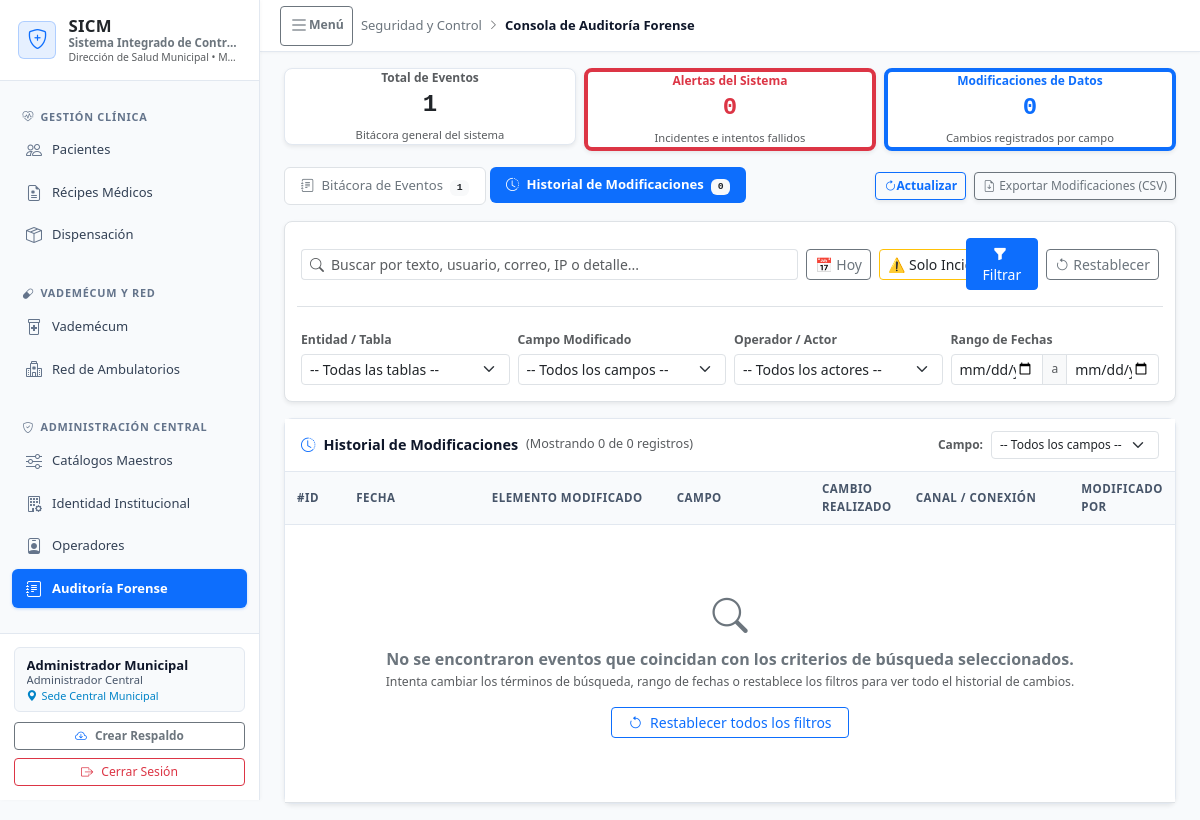
The app's page /index.php?tab=auditoria&subtab=deltas (signed in) with its own data.
### tables this page shows
CREATE TABLE IF NOT EXISTS configuracion_institucional (
    id INT PRIMARY KEY DEFAULT 1,
    nombre_sistema VARCHAR(120) NOT NULL DEFAULT 'Sistema Integrado de Control de Medicamentos',
    siglas_sistema VARCHAR(20) NOT NULL DEFAULT 'SICM',
    ente_rector VARCHAR(150) NOT NULL DEFAULT 'Red de Salud Municipal',
    municipio VARCHAR(100) NOT NULL DEFAULT 'Municipio Autónomo',
    logotipo_ruta VARCHAR(255) NULL,
    dias_alerta_fefo INT NOT NULL DEFAULT 60 COMMENT 'Días previos a caducidad para semáforo crítico/alerta',
    updated_at DATETIME NOT NULL DEFAULT CURRENT_TIMESTAMP ON UPDATE CURRENT_TIMESTAMP,
    CONSTRAINT chk_solo_una_fila CHECK (id = 1)
);

CREATE TABLE usuarios (
    id INT AUTO_INCREMENT PRIMARY KEY,
    nombre VARCHAR(80) NOT NULL,
    email VARCHAR(120) NOT NULL UNIQUE,
    password_hash VARCHAR(255) NOT NULL COMMENT 'Hash criptográfico Bcrypt o SHA-256',
    rol_id INT NOT NULL,
    centro_salud_id INT NULL COMMENT 'NULL si es Administrador Central',
    activo TINYINT(1) NOT NULL DEFAULT 1 COMMENT 'Soft delete',
    created_at DATETIME NOT NULL DEFAULT CURRENT_TIMESTAMP,
    updated_at DATETIME NOT NULL DEFAULT CURRENT_TIMESTAMP ON UPDATE CURRENT_TIMESTAMP,
    CONSTRAINT fk_usuarios_rol FOREIGN KEY (rol_id) REFERENCES roles(id),
    CONSTRAINT fk_usuarios_centro FOREIGN KEY (centro_salud_id) REFERENCES centros_salud(id),
    CONSTRAINT chk_usuario_email_formato CHECK (email REGEXP '^[A-Za-z0-9._%+-]+@[A-Za-z0-9.-]+[.][A-Za-z]{2,}$')
);

CREATE TABLE roles (
    id INT AUTO_INCREMENT PRIMARY KEY,
    nombre VARCHAR(50) NOT NULL UNIQUE COMMENT 'Ej: rol_admin, rol_farmaceuta, rol_auditor',
    es_personalizado TINYINT(1) NOT NULL DEFAULT 0 COMMENT '0 = Rol base de sistema, 1 = Rol dinámico parametrizable',
    descripcion VARCHAR(255) NULL,
    created_at DATETIME NOT NULL DEFAULT CURRENT_TIMESTAMP,
    updated_at DATETIME NOT NULL DEFAULT CURRENT_TIMESTAMP ON UPDATE CURRENT_TIMESTAMP
);

### src/views/tabs/tab_auditoria.php (the view, shortened to what the rows shown need)
<?php
$subtabActiva = $_GET['subtab'] ?? 'eventos';
try {
    $usuariosListaAuditoria = $pdo->query("
        SELECT u.id, u.nombre, u.email, r.nombre AS rol_nombre
        FROM usuarios u
        JOIN roles r ON r.id = u.rol_id
        WHERE u.activo = 1
        ORDER BY u.nombre ASC
    ")->fetchAll(PDO::FETCH_ASSOC);
} catch (Throwable $e) {
    $usuariosListaAuditoria = [];
}
?>
<?php
$subtabFile = __DIR__ . "/auditoria/subtab_{$subtabActiva}.php";
if (file_exists($subtabFile)) {
    require $subtabFile;
} else {
    echo '<div class="alert alert-danger py-2 px-3 small">Subpestaña de auditoría no encontrada.</div>';
}
?>

### src/views/layout/sidebar.php (shortened to what the rows shown need)
<aside class="sicm-sidebar offcanvas-lg offcanvas-start" id="sidebarMenu" tabindex="-1"
            aria-labelledby="sidebarMenuLabel">
            <div class="sicm-sidebar-header d-flex align-items-center justify-content-between">
                <a href="index.php" class="sicm-sidebar-brand flex-grow-1" style="min-width: 0;">
                    <div class="d-flex flex-column text-truncate" style="min-width: 0;">
                        <span class="brand-title fw-bold text-dark text-truncate"
                            style="font-size: 1.05rem; line-height: 1.2; letter-spacing: 0.02em;">
                            <?= htmlspecialchars($configInst['siglas_sistema']) ?>
                        </span>
                        <span class="text-secondary fw-semibold text-truncate" style="font-size: 0.72rem; line-height: 1.25;"
                            title="<?= htmlspecialchars($configInst['nombre_sistema']) ?>">
                            <?= htmlspecialchars($configInst['nombre_sistema']) ?>
                        </span>
                        <span class="text-muted text-truncate" style="font-size: 0.65rem; line-height: 1.25;"
                            title="<?= htmlspecialchars($configInst['ente_rector']) ?> • <?= htmlspecialchars($configInst['municipio']) ?>">
                            <?= htmlspecialchars($configInst['ente_rector']) ?> &bull; <?= htmlspecialchars($configInst['municipio']) ?>
                        </span>
                    </div>
                </a>
            </div>
            <div class="sicm-sidebar-footer">
                <?php
                $rolNombreKey = (string)($usuario['rol_nombre'] ?? '');
                $rolLabel = match ($rolNombreKey) {
                    'rol_admin' => 'Administrador Central',
                    'rol_farmaceuta' => 'Farmacéutico Operador',
                    'rol_auditor' => 'Auditor Sanitario',
                    default => ucwords(str_replace(['rol_', '_'], ['', ' '], $rolNombreKey ?: 'Operador'))
                };
                ?>
                <div class="sidebar-user-card">
                    <div class="user-name text-truncate"><?= htmlspecialchars($usuario['nombre']) ?></div>
                    <div class="user-role text-truncate"><?= htmlspecialchars($rolLabel) ?></div>
                    <div class="user-center text-truncate">
                        <i
                            class="bi bi-geo-alt-fill me-1"></i><?= htmlspecialchars($puedeVerTodaLaRed ? 'Sede Central Municipal' : ($usuario['centro_nombre'] ?? 'Red Municipal')) ?>
                    </div>
                </div>
            </div>
        </aside>

### records on screen
configuracion_institucional: siglas_sistema "SICM", nombre_sistema "Sistema Integrado de Contr…", ente_rector "Dirección de Salud Municipal", municipio "M…"
usuarios: activo+nombre "Administrador Municipal", activo.nombre "Administrador Central"

### other values on screen
$seccionNombre "Seguridad y Control"
$moduloNombre "Consola de Auditoría Forense"
$totalLogsCount "1"
$totalAlertasSeguridad "0"
$totalDeltasCampos "0"
count($deltas) "0"
$totalFiltrados "0"
